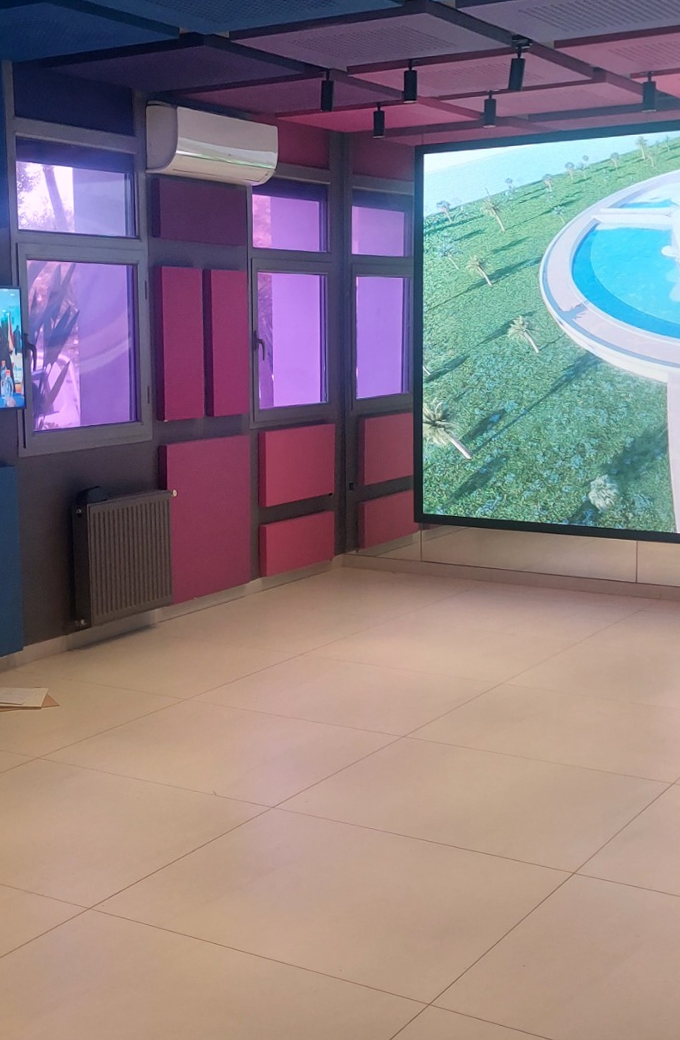
#> input picture croquis-perspective/redresse_angle1.png, 680 x 1040 px, found by its file name; the run also reads 1 picture not shown here
$ python croquis.py redresse_angle1.png
#> lines starting #> are read from the running program, lines starting #| are printed output that depends on the picture
"""Croquis en perspective « à la main » des deux angles, selon la méthode du cadrage à l'acétate.

Entrées : redresse_angle1.png / redresse_angle2.png (la vue dans la fenêtre de l'acétate, 40 px = 1 cm).
Sorties : croquis.html (2 pages A4) et croquis-a3.html (2 pages A3), à rendre en PDF avec rendu.js.

Méthode dessinée (en bleu, la construction) :
  1. le cadrage : la fenêtre de l'acétate et sa grille de carrés de 4 cm ;
  2. l'arête verticale AB (le coin) ;
  3. une verticale parallèle plus longue (le côté d'une fenêtre) et les horizontales A→A', B→B' ;
  4. au crayon bras tendu, les vrais points haut et bas C et D sur cette verticale ;
  5. les fuyantes AC et BD, prolongées jusqu'au point de fuite sur la ligne d'horizon.
"""
import math, json, random, sys
import numpy as np, cv2

ICI = sys.argv[1] if len(sys.argv) > 1 else "."
S = 40                      # px par cm dans les images redressées
MM = 10 / S                 # px -> mm
W, H = 680, 1040            # fenêtre de l'acétate en px (17 x 26 cm)
X0, Y0 = -0.5, -1.0         # coin de la fenêtre dans le repère de la grille (cm)
PAGE_W, PAGE_H = 210, 297   # A4 en mm
OX, OY = 20, 25             # position de la fenêtre sur la page (mm)


# ---------------------------------------------------------------- géométrie des deux angles
def sur(P, x0, y0, x):
    """y à l'abscisse x sur la droite (x0, y0) -> P"""
    return y0 + (x - x0) * (P[1] - y0) / (P[0] - x0)


ANGLES = {}

# ---- angle 1 : le mur aux fenêtres (gauche) et le mur de l'écran (fond)
yh = 305; PR = (1278, yh); PL = (-2050, yh)
A, B = (415, 141), (415, 553)
ANGLES["angle1"] = dict(
    titre="Croquis 1 · le coin des fenêtres et de l'écran",
    yh=yh, PL=PL, PR=PR, A=A, B=B, xp=135, PF=PR, cote_xp="côté de la fenêtre",
    murs=[  # (point de fuite, x de départ, y de départ, x d'arrivée, épaisseur)
        (PR, *A, 0, "fort"), (PR, *B, 0, "fort"), (PL, *A, W, "fort"), (PL, *B, W, "fort")],
    rects=[  # rectangles sur un mur : (PF, x1, x2, y haut en x1, y bas en x1, poids, remplissage)
        (PR, 14, 150, 133, 458, "moyen", None),          # fenêtre 1 : dormant
        (PR, 18, 137, 159, 237, "fin", "vitre"),
        (PR, 26, 137, 260, 431, "fin", "vitre"),
        (PR, 248, 333, 182, 416, "moyen", None),         # fenêtre 2
        (PR, 253, 324, 193, 246, "fin", "vitre"),
        (PR, 259, 325, 271, 408, "fin", "vitre"),
        (PR, 349, 412, 195, 405, "moyen", None),         # fenêtre 3
        (PR, 353, 407, 205, 253, "fin", "vitre"),
        (PR, 355, 409, 272, 398, "fin", "vitre"),
        (PR, 147, 278, 107, 168, "moyen", None),         # climatiseur
        (PR, 162, 206, 268, 420, "fin", "panneau"),      # panneaux acoustiques
        (PR, 209, 250, 268, 418, "fin", "panneau"),
        (PR, 165, 250, 440, 588, "fin", "panneau"),
        (PR, 262, 334, 425, 505, "fin", "panneau"),
        (PR, 262, 334, 511, 575, "fin", "panneau"),
        (PR, 362, 411, 418, 485, "fin", "panneau"),
        (PR, 362, 411, 491, 547, "fin", "panneau"),
        (PR, 78, 172, 490, 612, "moyen", "radiateur"),   # radiateur
        (PL, 420, W, 150, 518, "fort", "ecran"),         # l'écran
        (PL, 426, W, 156, 512, "fin", None),
    ],
    lignes=[  # traits libres (x1, y1, x2, y2, poids)
        (14, 236, 150, sur(PR, 14, 236, 150), "fin"), (14, 258, 150, sur(PR, 14, 258, 150), "fin"),
        (147, 175, 278, sur(PR, 147, 175, 278), "fin"),
    ] + [(x, sur(PR, *A, x), x, sur(PR, *B, x), "moyen") for x in (152, 246, 340)],
    spots=[(320, 75, 110), (408, 58, 95), (378, 108, 135), (489, 95, 120), (517, 48, 85)],
    ecran=[(420, 150), (W, sur(PL, 420, 150, W)), (W, sur(PL, 420, 518, W)), (420, 518)],
    personnes=[],
    zone_plafond=150,
)

# ---- angle 2 : le bureau vitré (gauche) et le mur rouge aux fenêtres (droite)
yh = 372; PR = (1850, yh); PL = (-620, yh)
A, B = (350, 112), (350, 633)
ANGLES["angle2"] = dict(
    titre="Croquis 2 · le bureau vitré et le mur rouge",
    yh=yh, PL=PL, PR=PR, A=A, B=B, xp=500, PF=PL, cote_xp="côté de la fenêtre",
    murs=[(PL, *A, W, "fort"), (PL, *B, W, "fort"),
          (PR, 350, 153, 41, "fort"), (PR, 350, 638, 41, "fort"),          # bureau vitré : face avant
          (PL, 41, sur(PR, 350, 153, 41), 0, "moyen"), (PL, 41, sur(PR, 350, 638, 41), 0, "moyen")],
    rects=[
        (PL, 379, 507, 197, 477, "moyen", None),         # fenêtre
        (PL, 385, 502, 223, 281, "fin", "vitre"),
        (PL, 385, 498, 305, 450, "fin", "vitre"),
        (PL, 487, W, 100, 203, "moyen", None),           # climatiseur
        (PL, 510, W, 205, 292, "fin", "panneau"),        # panneaux rouges
        (PL, 508, 579, 300, 473, "fin", "panneau"),
        (PL, 585, 667, 300, 473, "fin", "panneau"),
        (PL, 507, 657, 487, 697, "fin", "panneau"),
        (PL, 368, 483, 480, 570, "fin", "panneau"),
        (PL, 368, 483, 576, 660, "fin", "panneau"),
        (PR, 75, 130, 540, 650, "fin", "radiateur"),     # radiateur dans le bureau
        (PR, 300, 340, 567, 620, "fin", None),           # mallette
    ],
    lignes=[
        (41, sur(PR, 350, 153, 41), 41, sur(PR, 350, 638, 41), "moyen"),   # montants du vitrage
        (200, sur(PR, 350, 153, 200), 200, sur(PR, 350, 638, 200), "moyen"),
        (350, 153, 41, sur(PR, 350, 153, 41) + 0, "fin"),
        (350, 161, 41, sur(PR, 350, 161, 41), "fin"),                         # profil haut du vitrage
        (80, sur(PR, 213, 437, 80), 213, 437, "fort"),                        # barre de la porte
        (143, 400, 143, 557, "moyen"),
        (0, 470, 143, sur(PR, 0, 470, 143), "fin"), (143, sur(PR, 0, 470, 143), 143, 655, "fin"),   # comptoir
        (372, sur(PL, *A, 372), 372, sur(PL, *B, 372), "moyen"),             # poteau sombre
        (487, 210, W, sur(PL, 487, 210, W), "fin"),                           # dessous du climatiseur
        (313, 567, 313, 560, "fin"), (327, 567, 327, 560, "fin"), (313, 560, 327, 560, "fin"),   # poignée mallette
    ],
    rideaux=(120, 207, 175, 560),
    personnes=[(107, 412)],
    spots=[],
    ecran=None,
    zone_plafond=118,
)


# ---------------------------------------------------------------- lignes relevées automatiquement (plafond, sol)
def releve(nom, c):
#> called with nom = 'angle1'
    im = cv2.imread(f"{ICI}/redresse_{nom}.png", cv2.IMREAD_GRAYSCALE)
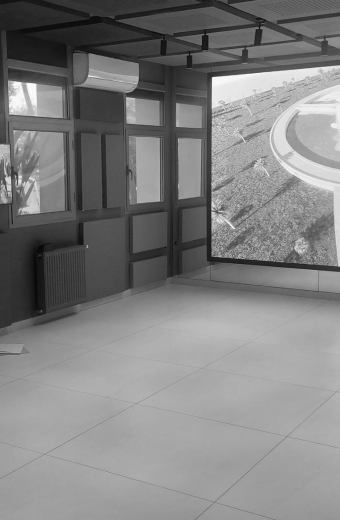
#> im: shape (1040, 680) (shown at 1/2 size); min 2, max 255, mean 128.6
    im = cv2.createCLAHE(2.0, (8, 8)).apply(cv2.GaussianBlur(im, (3, 3), 0))
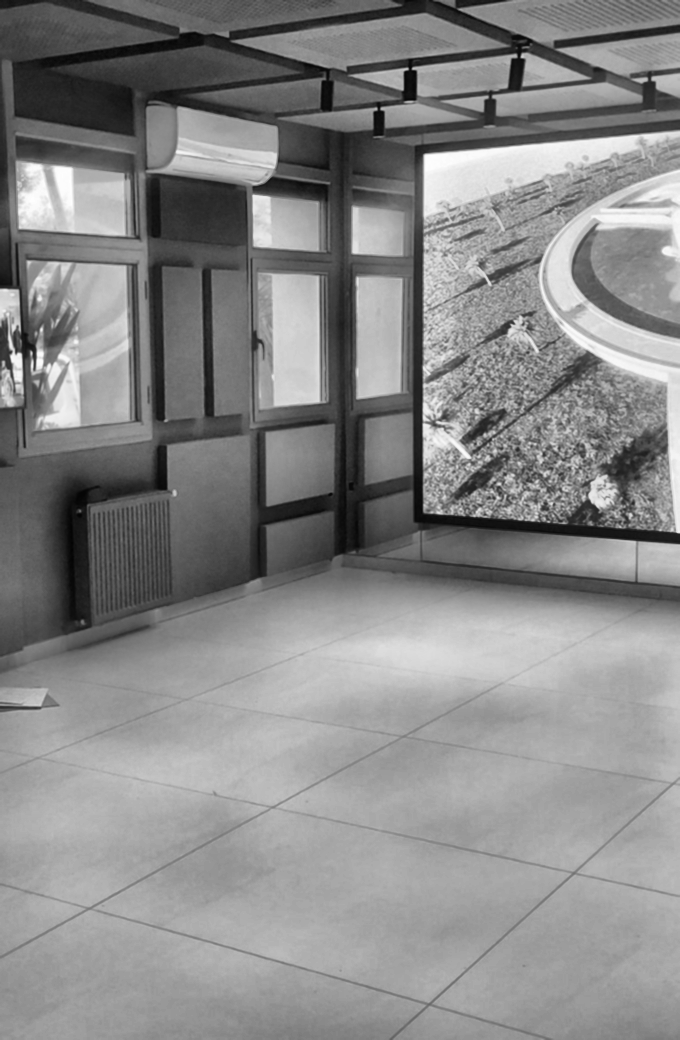
#> im: shape (1040, 680); min 3, max 254, mean 136
    L = cv2.createLineSegmentDetector(cv2.LSD_REFINE_STD).detect(im)[0].reshape(-1, 4)
#> L = 1050 rows, first 6: [422, 378.1, 422.2, 473.1], [640.5, 529.3, 678.3, 532.6], [23.4, 404.4, 21.34, 353.1], [17.95, 289, 0.363, 287.5], [35.63, 343.1, 35.96, 369.4], [678.3, 130, 423.3, 153.6]
    L = L[np.hypot(L[:, 2]-L[:, 0], L[:, 3]-L[:, 1]) > 0.5*S]
#> L = 492 rows, first 6: [422, 378.1, 422.2, 473.1], [640.5, 529.3, 678.3, 532.6], [23.4, 404.4, 21.34, 353.1], [35.63, 343.1, 35.96, 369.4], [678.3, 130, 423.3, 153.6], [425.5, 513.4, 453.2, 515.2]
#> (the rest of the program and of its run is left out)
